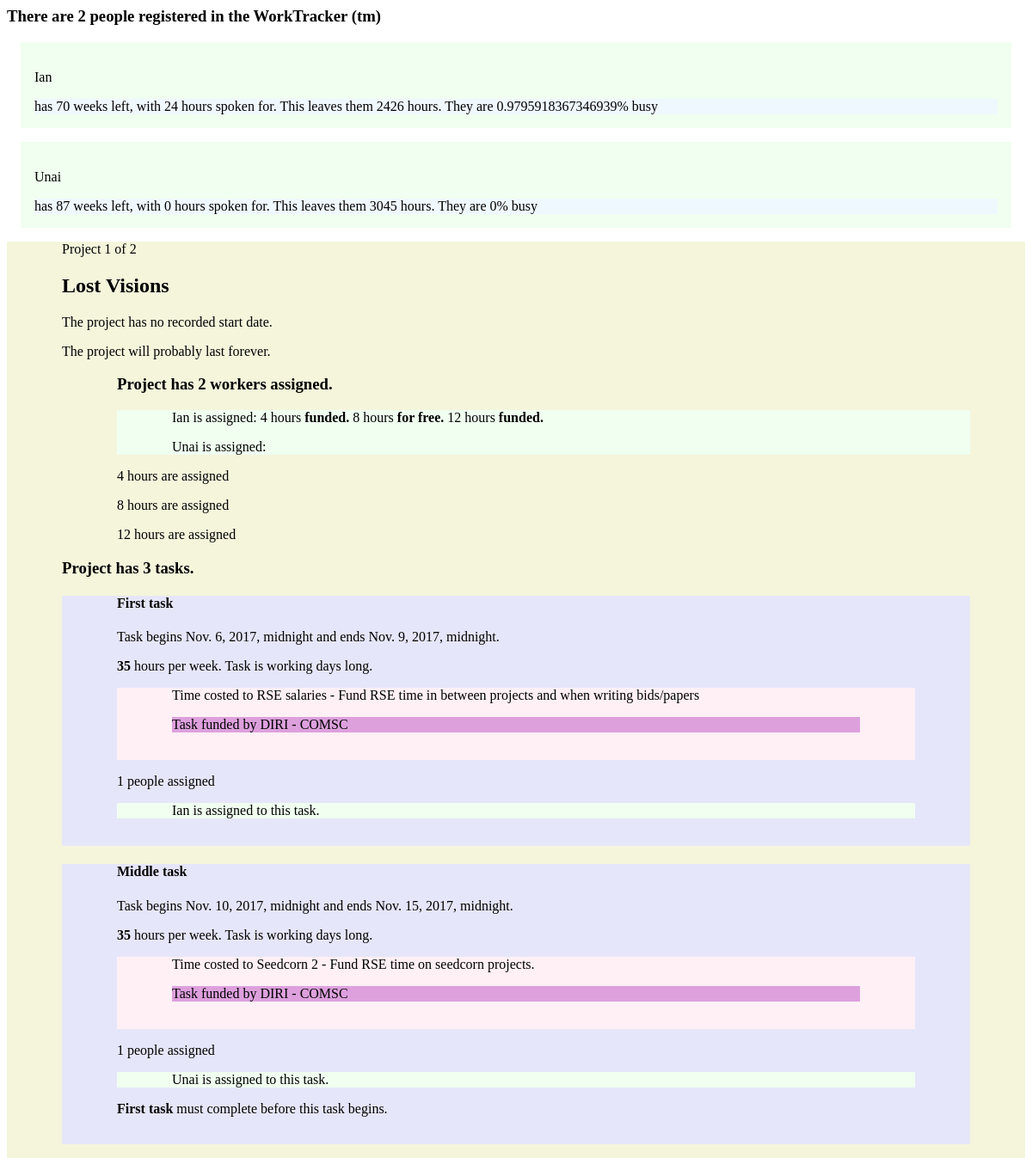
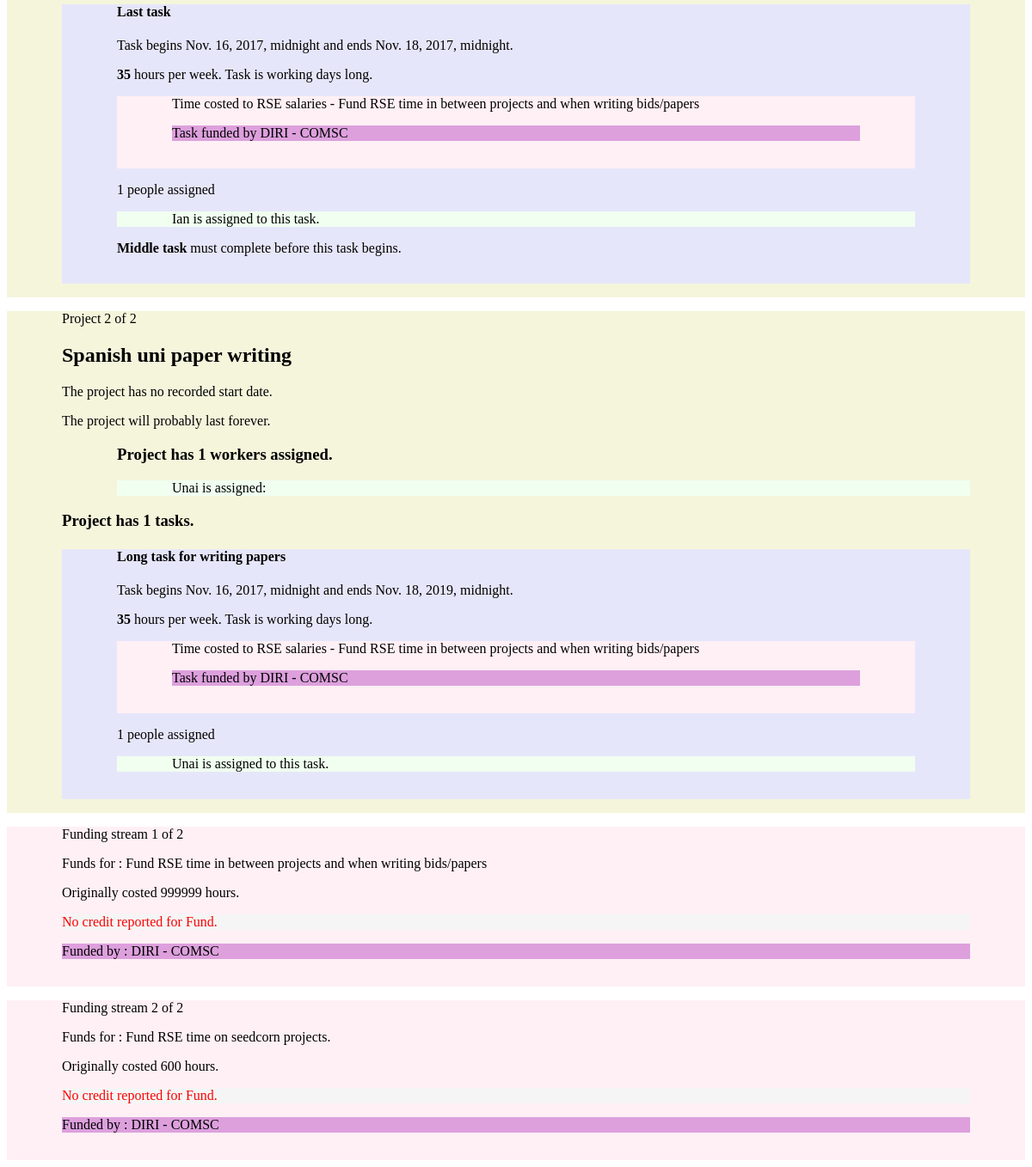
Before: /explain with the older database file (2 pictures, top to bottom).
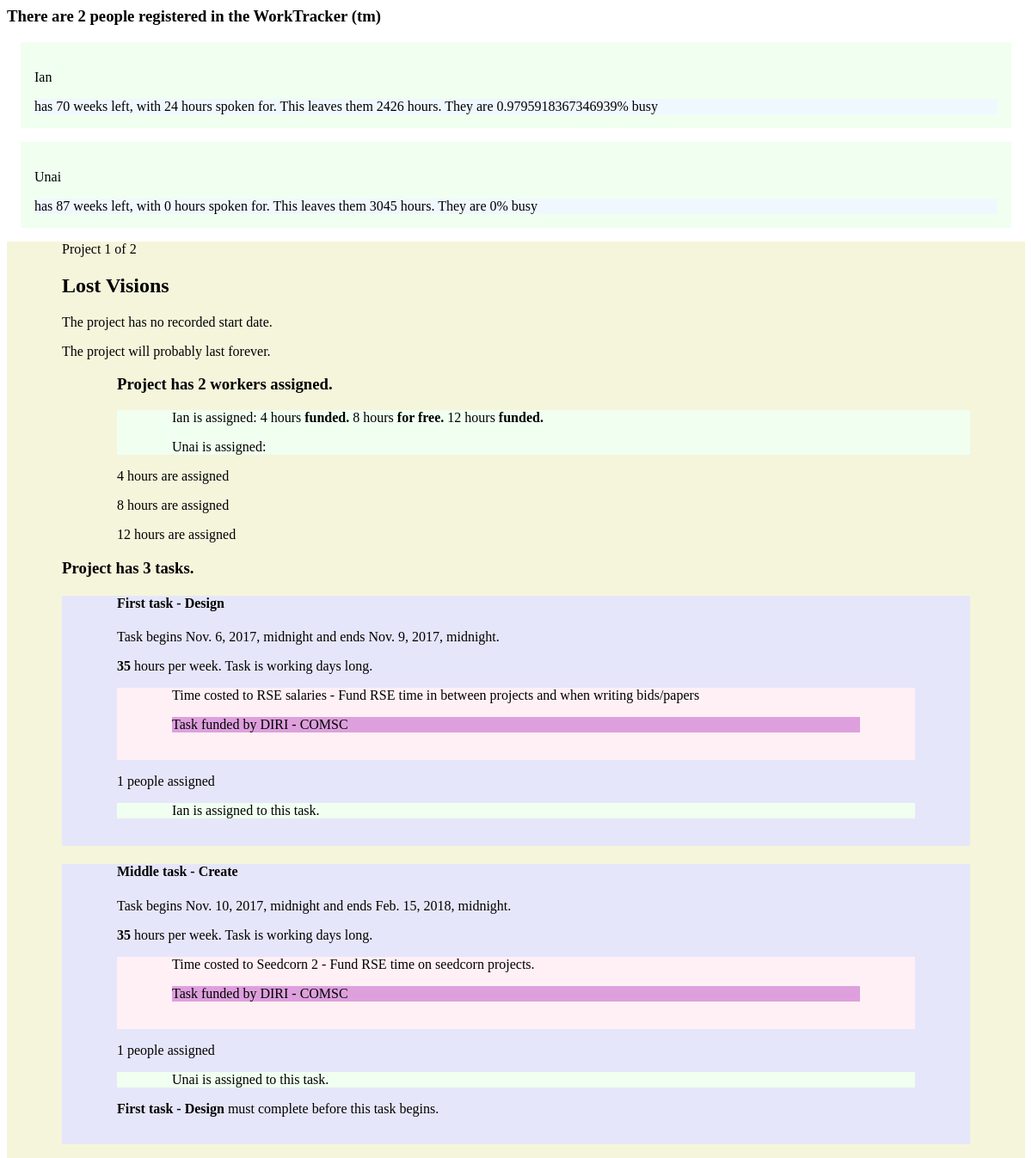
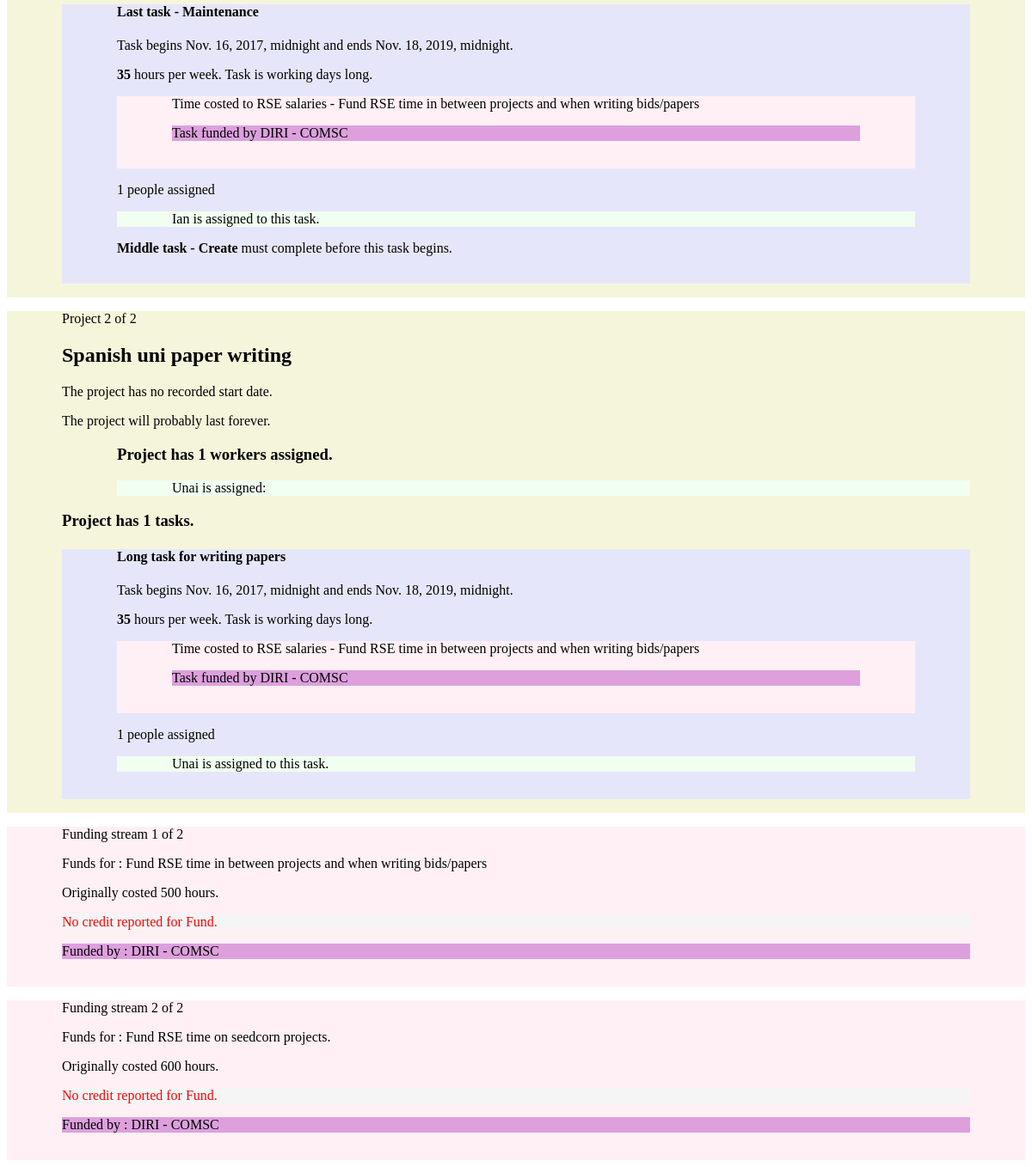
After: the same page with the newer database file (2 pictures, top to bottom).
### tracker/models.py (models this page shows, shortened)
class Person(models.Model):
    name = models.CharField(max_length=200)
    available_start_date = models.DateTimeField('employment_start_date')
    available_end_date = models.DateTimeField('employment_end_date')
    projects = models.ManyToManyField(Project)
    hours_per_week = models.IntegerField(default=35)

class Project(models.Model):
    name = models.CharField(max_length=200)
    principal_investigator = models.ForeignKey('Person', on_delete=models.CASCADE, null=True)
    start_date = models.DateTimeField('start date', null=True)
    end_date = models.DateTimeField('end date', null=True)
    objectives = models.TextField(default="")

class ProjectTimeAssignment(models.Model):
    person = models.ForeignKey(Person, on_delete=models.CASCADE)
    project = models.ForeignKey(Project, on_delete=models.CASCADE)
    hours = models.IntegerField()
    financed = models.BooleanField(default=False)

class Task(models.Model):
    name = models.CharField(max_length=200)
    description = models.TextField(default="")
    people_assigned = models.ManyToManyField(Person, 'assigned_to')
    start_date = models.DateTimeField('start date')
    end_date = models.DateTimeField('end date')
    project = models.ForeignKey(Project, on_delete=models.CASCADE)
    preceding_tasks = models.ManyToManyField('Task', related_name='preceding')
    subsequent_tasks = models.ManyToManyField('Task', related_name='subsequent')
    fund = models.ForeignKey(Fund, on_delete=models.CASCADE)
    hours_per_week = models.IntegerField(default=35)
    def working_days(self):
        return networkdays(self.start_date, self.end_date, holidays=get_bank_holidays())

class Fund(models.Model):
    costed_hours = models.IntegerField()
    reference_name = models.TextField()
    description_of_intent = models.TextField()
    cash = models.IntegerField(null=True)
    funding_body = models.ForeignKey(FundingBody, on_delete=models.CASCADE)

class FundingBody(models.Model):
    name = models.TextField()
    department = models.TextField()
    account_number = models.IntegerField(null=True)

### tracker/views.py (the view)
# urls.py: path('explain', views.explain, name='explain'),
def explain(request):
    return render(request, 'explain.html',
                  {
                      'projects': models.Project.objects.all(),
                      'people': models.Person.objects.all(),
                      'funds': models.Fund.objects.all(),
                  }
                  )

### tracker/utils/utils.py (called while the page is built, shortened)
def get_bank_holidays():
    bank_holiday_dates = []
    bank_holidays = BankHolidays()
    return bank_holiday_dates

### templates/explain.html (shortened to what this page needs)
<h3>There are {{ people|length }} people registered in the WorkTracker (tm)</h3>
{% for person in people %}
    <div class="person_details_outer" id="person_details_{{ person.id }}">
        <p>{{ person.name }}</p>
        <div class="person_details_inner" id="person_details_calc_{{ person.id }}">
        </div>
    </div>
{% endfor %}
{% for p in projects %}
    <div class="project_outline">
        <p>Project {{ forloop.counter }} of {{ projects|length }}</p>
        <h2>{{ p.name }}</h2>
        <p>
            {% if p.start_date %}
                The project started at {{ p.start_date }}.
            {% else %}
                The project has no recorded start date.
            {% endif %}
        </p>
        <p>
            {% if p.end_date %}
                The project is due to finish at {{ p.end_date }}.
            {% else %}
                The project will probably last forever.
            {% endif %}
        </p>
        <div class="project_persons">
            <h3>Project has {{ p.person_set.all|length }} workers assigned.</h3>
            <div class="project_person">
                {% for person in p.person_set.all %}
                    <p>{{ person.name }} is assigned:
                    {% for project_person_time in p.projecttimeassignment_set.all %}
                        {% if project_person_time.person == person %}
                            {{ project_person_time.hours }} hours
                            {% if project_person_time.financed %}
                                <strong>funded.</strong>
                            {% else %}
                                <strong>for free.</strong>
                            {% endif %}
                        {% endif %}
                    {% endfor %}
                {% endfor %}
                </p>
            </div>
            <div class="project_person_time">
                {% for project_person_time in p.projecttimeassignment_set.all %}
                    <p>{{ project_person_time.hours }} hours are assigned</p>
                {% endfor %}
            </div>
        </div>
        <div class="project_tasks">
            <h3>Project has {{ p.task_set.all|length }} tasks.</h3>
            {% for task in p.task_set.all %}
                <div class="project_task">
                    <h4>{{ task.name }}</h4>
                    <p>Task begins {{ task.start_date }} and ends {{ task.end_date }}.</p>
                    <p><strong>{{ task.hours_per_week }}</strong> hours per week. Task is <strong>{{ task.working_days }}</strong> working days long. <strong id="task_working_days_{{ task.id }}"></strong></p>
                    <div class="fund">
                        <p>Time costed to {{ task.fund.reference_name }} - {{ task.fund.description_of_intent }}</p>
                        <div class="funding_body">
                            <p>Task funded by {{ task.fund.funding_body.name }} - {{ task.fund.funding_body.department }}</p>
                        </div>
                    </div>
                    <p>{{ task.people_assigned.all|length }} people assigned</p>
                    {% for taskpeople in task.people_assigned.all %}
                        <div class="task_people">
                            <p>{{ taskpeople.name }} is assigned to this task.</p>
                        </div>
                    {% endfor %}
                    {% for preceding_task in task.preceding_tasks.all %}
                        <div class="task_preceding_tasks">
                            <p><strong>{{ preceding_task.name }}</strong> must complete before this task begins.</p>
                        </div>
                    {% endfor %}
                </div>
            {% endfor %}
        </div>
    </div>
{% endfor %}
<div class="funds">
    {% for f in funds %}
        <div class="fund">
            <p>Funding stream {{ forloop.counter }} of {{ funds|length }}</p>
            <p>Funds for : {{ f.description_of_intent }}</p>
            <p>Originally costed {{ f.costed_hours }} hours.</p>
            <div id="fund_errors_{{ f.id }}"></div>
            <div class="funding_body">
                <p>Funded by : {{ f.funding_body.name }} - {{ f.funding_body.department }}</p>
            </div>
        </div>
    {% endfor %}
</div>

Changed rows visible on the page:
changed Task id 1: name "First task" → "First task - Design"
changed Task "Seedcorn 2": name "Middle task" → "Middle task - Create"; end_date "Nov. 15, 2017, midnight" → "Feb. 15, 2018, midnight"
changed Task: name "Last task" → "Last task - Maintenance"; end_date "Nov. 18, 2017, midnight" → "Nov. 18, 2019, midnight"
changed Fund "Fund RSE time in between projects and when writing bids/papers": costed_hours "999999" → "500"
